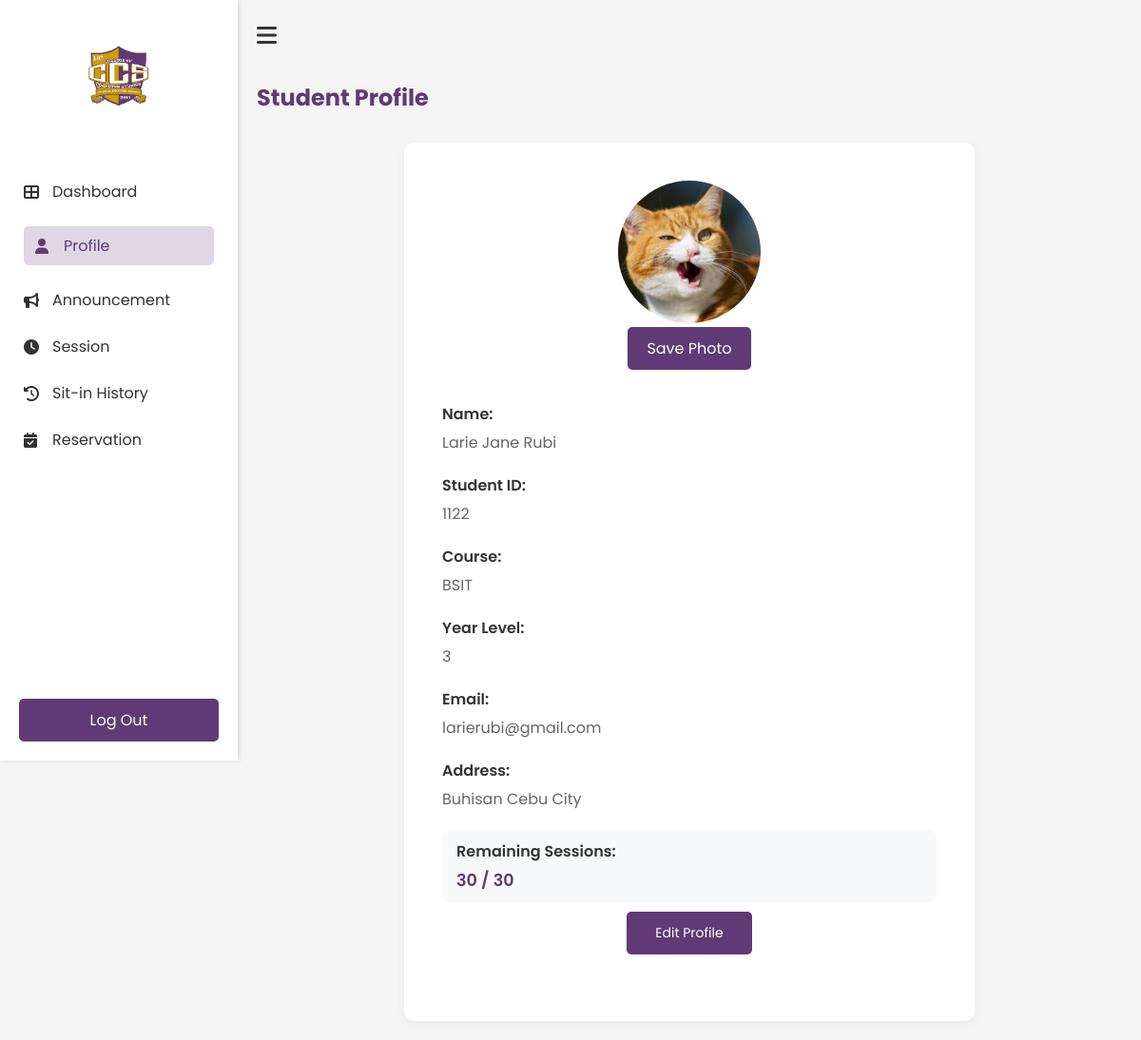
Page /Profile (signed in) on the committed database.
### tables this page shows
CREATE TABLE users(
idno integer primary key,
lastname text not null,
firstname text not null,
middlename text,
course text not null,
year_level integer not null,
email text unique not null,
username text unique not null,
password text not null, sessions TEXT DEFAULT NULL, address text, photo text, points INTEGER DEFAULT 0);

### app.py (the view, shortened to what this page needs)
@app.route('/Profile', methods=['GET', 'POST'])
def Profile():
    if 'username' not in session:
        return redirect(url_for('login'))
    user_profile = get_user_profile(session['student_id'])
    print("User profile data:", user_profile)
    return render_template('student/profile.html', user=user_profile)

### templates/student/profile.html (shortened to what this page needs)
<!DOCTYPE html>
<html lang="en">
    <head>
        <link rel="stylesheet" href="{{ url_for('static', filename='student/profile.css') }}">
        <link rel="stylesheet" href="https://cdnjs.cloudflare.com/ajax/libs/font-awesome/6.0.0-beta3/css/all.min.css">
    </head>
    <body>
        <div class="profile-container">
            <nav class="sidebar" id="sidebar">
                <div class="logo-container">
                    <img src="{{ url_for('static', filename='images/ccs.png') }}" alt="ccs logo" class="logo">
                </div>
                <ul class="nav-links">
                    <li><a href="{{ url_for('Dashboard') }}"><i class="fas fa-th-large"></i>Dashboard</a></li>
                    <li><a href="{{ url_for('Profile') }}" class="active"><i class="fas fa-user"></i>Profile</a></li>
                    <li><a href="{{ url_for('Announcement') }}"><i class="fas fa-bullhorn"></i>Announcement</a></li>
                    <li><a href="{{ url_for('Session') }}"><i class="fas fa-clock"></i>Session</a></li>
                    <li><a href="{{ url_for('History') }}"><i class="fas fa-history"></i>Sit-in History</a></li>
                    <li><a href="{{ url_for('Reservation') }}"><i class="fas fa-calendar-check"></i>Reservation</a></li>
                </ul>
                <div class="logout-section">
                    <a href="{{ url_for('logout') }}" class="logout-btn"></i>Log Out</a>
                </div>
            </nav>
            <main class="main-content">
                <div class="top-bar">
                    <button id="sidebar-toggle" class="hamburger-btn"><i class="fas fa-bars"></i></button>
                </div>
                <h1>Student Profile</h1>
                <div class="profile-card">
                    <div class="profile-image">
                        <form action="{{ url_for('save_photo') }}" method="POST" enctype="multipart/form-data" id="photo-form">
                            <div class="profile-image-upload">
                                <img src="{{ url_for('static', filename='uploads/' + user[9]) if user[9] else url_for('static', filename='images/default.png') }}"
                                     alt="Profile Photo"
                                     class="round-circle"
                                     id="preview-image">
                            </div>
                            <button type="submit" class="save-photo-btn" id="save-photo-btn">Save Photo
                            </button>
                        </form>
                    </div>
                    <div class="profile-info">
                        <div class="info-item">
                            <p class="label">Name: </p>
                            <p class="value">{{ user[2] }} {{ user[3] }} {{ user[1] }}</p>
                        </div>
                        <div class="info-item">
                            <p class="label">Student ID: </p>
                            <p class="value">{{ user[0] }}</p>
                        </div>
                        <div class="info-item">
                            <p class="label">Course:</p>
                            <p class="value">{{ user[4] }}</p>
                        </div>
                        <div class="info-item">
                            <p class="label">Year Level: </p>
                            <p class="value">{{ user[5] }}</p>
                        </div>
                        <div class="info-item">
                            <p class="label">Email: </p>
                            <p class="value">{{ user[6] }}</p>
                        </div>
                        <div class="info-item">
                            <p class="label">Address: </p>
                            <p class="value">{{ user[7] if user[7] else 'No address provided' }}</p>
                        </div>
                        <div class="info-item sessions-info">
                            <p class="label">Remaining Sessions: </p>
                            <p class="value">{{ user[8] }} / 30</p>
                        </div>
                        <button class="edit-profile-btn" onclick="openModal()">Edit Profile</button>
                    </div>
                </div>
            </main>
        </div>
    </body>
</html>

### static/student/profile.css (style rules this page uses)
* { margin: 0; padding: 0; box-sizing: border-box; font-family: 'Poppins', sans-serif; }
body { background-color: #f5f5f5; }
.main-content { padding: 30px; }
.main-content h1 { color: #603A75; margin-bottom: 30px; font-size: 24px; }
.profile-card { background: white; border-radius: 10px; padding: 40px; box-shadow: 0 2px 10px rgba(0, 0, 0, 0.05); max-width: 600px; margin: 0 auto; }
.profile-image { text-align: center; margin-bottom: 30px; }
.profile-image-upload { position: relative; width: 150px; height: 150px; margin: 0 auto; }
.round-circle { width: 100%; height: 100%; border-radius: 50%; object-fit: cover; }
.save-photo-btn { margin-top: 15px; padding: 8px 20px; background-color: var(--button-color); color: white; border: none; border-radius: 5px; cursor: pointer; transition: background-color 0.3s; display: flex; align-items: center; gap: 8px; }
.profile-info { margin-bottom: 30px; }
.info-item { margin-bottom: 20px; }
.info-item .label { font-weight: 600; color: #333; margin-bottom: 5px; }
.info-item .value { color: #666; }
.edit-profile-btn { background-color: #603A75; color: white; border: none; padding: 12px 30px; border-radius: 5px; cursor: pointer; font-size: 14px; display: block; margin: 0 auto; transition: background-color 0.3s; }
.sessions-info { background-color: #f8f9fa; padding: 10px 15px; border-radius: 8px; margin: 10px 0; }
.sessions-info .value { color: #603A75; font-weight: 600; font-size: 1.1em; }
.sidebar { width: 250px; height: 100vh; position: fixed; left: 0; top: 0; background-color: white; padding: 20px 0; transition: all 0.3s ease; box-shadow: 2px 0 5px rgba(0, 0, 0, 0.1); z-index: 1000; }
.main-content { margin-left: 250px; transition: all 0.3s ease; width: calc(100% - 250px); padding: 20px; }
.logo-container { text-align: center; padding: 20px 0; }
.logo { width: 80px; height: auto; }
.nav-links { list-style: none; padding: 0; margin-top: 30px; }
.nav-links li { padding: 12px 25px; }
.nav-links li a { color: #333; text-decoration: none; display: flex; align-items: center; transition: 0.3s; }
.nav-links li a:hover, .nav-links li a.active { padding: 8px 12px; border-radius: 5px; color: #603A75; background-color: rgba(96, 58, 117, 0.2); }
.nav-links li a i { margin-right: 10px; width: 20px; }
.nav-links li a:hover, .nav-links li a.active { color: #603A75; }
.logout-section { position: absolute; bottom: 20px; width: 100%; padding: 0 20px; }
.logout-btn { display: block; width: 100%; padding: 10px; background-color: #603A75; color: white; text-align: center; text-decoration: none; border-radius: 5px; transition: 0.3s; }
.main-content { flex: 1; padding: 20px; transition: all 0.3s ease; }
.top-bar { display: flex; align-items: center; margin-bottom: 30px; }
.hamburger-btn { background: none; border: none; font-size: 24px; cursor: pointer; margin-right: 15px; color: #333; }
button[type="submit"] { background-color: #603A75; border: none; color: white; padding: 10px 20px; text-align: center; text-decoration: none; display: inline-block; font-size: 16px; margin: 4px 2px; cursor: pointer; border-radius: 5px; }

### rows in the picture
users: photo (picture), firstname "Larie Jane", lastname "Rubi", idno "1122", course "BSIT", year_level "3", email "larierubi@gmail.com", address "Buhisan Cebu City", sessions "30"
